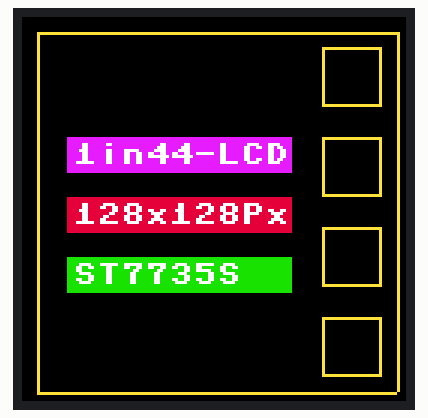
Simulated run of this program. Board: Raspberry Pi Pico running MicroPython. Shown: 128×128 colour display.

Above: at 0.4 s.

The program:

Pico-lcd-1.44.py
```python
from machine import Pin,SPI,PWM
import framebuf
import time

BL = 13
DC = 8
RST = 12
MOSI = 11
SCK = 10
CS = 9


class LCD_1inch44(framebuf.FrameBuffer):
    def __init__(self):
        self.width = 128
        self.height = 128

        self.cs = Pin(CS,Pin.OUT)
        self.rst = Pin(RST,Pin.OUT)

        self.cs(1)
        self.spi = SPI(1)
        self.spi = SPI(1,1000_000)
        self.spi = SPI(1,10000_000,polarity=0, phase=0,sck=Pin(SCK),mosi=Pin(MOSI),miso=None)
        self.dc = Pin(DC,Pin.OUT)
        self.dc(1)
        self.buffer = bytearray(self.height * self.width * 2)
        super().__init__(self.buffer, self.width, self.height, framebuf.RGB565)
        self.init_display()


        self.WHITE  =   0xFFFF
        self.BLACK  =  0x0000
        self.GREEN  =  0x001F
        self.RED    =  0xF800
        self.BLUE   = 0x07E0
        self.GBLUE = 0X07FF
        self.YELLOW = 0xFFE0

    def write_cmd(self, cmd):
        self.cs(1)
        self.dc(0)
        self.cs(0)
        self.spi.write(bytearray([cmd]))
        self.cs(1)

    def write_data(self, buf):
        self.cs(1)
        self.dc(1)
        self.cs(0)
        self.spi.write(bytearray([buf]))
        self.cs(1)

    def init_display(self):
        """Initialize dispaly"""
        self.rst(1)
        self.rst(0)
        self.rst(1)

        self.write_cmd(0x36);
        self.write_data(0x70);

        self.write_cmd(0x3A);
        self.write_data(0x05);

         #ST7735R Frame Rate
        self.write_cmd(0xB1);
        self.write_data(0x01);
        self.write_data(0x2C);
        self.write_data(0x2D);

        self.write_cmd(0xB2);
        self.write_data(0x01);
        self.write_data(0x2C);
        self.write_data(0x2D);

        self.write_cmd(0xB3);
        self.write_data(0x01);
        self.write_data(0x2C);
        self.write_data(0x2D);
        self.write_data(0x01);
        self.write_data(0x2C);
        self.write_data(0x2D);

        self.write_cmd(0xB4); #Column inversion
        self.write_data(0x07);

        #ST7735R Power Sequence
        self.write_cmd(0xC0);
        self.write_data(0xA2);
        self.write_data(0x02);
        self.write_data(0x84);
        self.write_cmd(0xC1);
        self.write_data(0xC5);

        self.write_cmd(0xC2);
        self.write_data(0x0A);
        self.write_data(0x00);

        self.write_cmd(0xC3);
        self.write_data(0x8A);
        self.write_data(0x2A);
        self.write_cmd(0xC4);
        self.write_data(0x8A);
        self.write_data(0xEE);

        self.write_cmd(0xC5); #VCOM
        self.write_data(0x0E);

        #ST7735R Gamma Sequence
        self.write_cmd(0xe0);
        self.write_data(0x0f);
        self.write_data(0x1a);
        self.write_data(0x0f);
        self.write_data(0x18);
        self.write_data(0x2f);
        self.write_data(0x28);
        self.write_data(0x20);
        self.write_data(0x22);
        self.write_data(0x1f);
        self.write_data(0x1b);
        self.write_data(0x23);
        self.write_data(0x37);
        self.write_data(0x00);
        self.write_data(0x07);
        self.write_data(0x02);
        self.write_data(0x10);

        self.write_cmd(0xe1);
        self.write_data(0x0f);
        self.write_data(0x1b);
        self.write_data(0x0f);
        self.write_data(0x17);
        self.write_data(0x33);
        self.write_data(0x2c);
        self.write_data(0x29);
        self.write_data(0x2e);
        self.write_data(0x30);
        self.write_data(0x30);
        self.write_data(0x39);
        self.write_data(0x3f);
        self.write_data(0x00);
        self.write_data(0x07);
        self.write_data(0x03);
        self.write_data(0x10);

        self.write_cmd(0xF0); #Enable test command
        self.write_data(0x01);

        self.write_cmd(0xF6); #Disable ram power save mode
        self.write_data(0x00);
            #sleep out
        self.write_cmd(0x11);
        #Turn on the LCD display
        self.write_cmd(0x29);

    def show(self):
        self.write_cmd(0x2A)
        self.write_data(0x00)
        self.write_data(0x01)
        self.write_data(0x00)
        self.write_data(0x80)

        self.write_cmd(0x2B)
        self.write_data(0x00)
        self.write_data(0x02)
        self.write_data(0x00)
        self.write_data(0x82)

        self.write_cmd(0x2C)

        self.cs(1)
        self.dc(1)
        self.cs(0)
        self.spi.write(self.buffer)
        self.cs(1)

if __name__=='__main__':
    pwm = PWM(Pin(BL))
    pwm.freq(1000)
    pwm.duty_u16(32768)#max 65535

    LCD = LCD_1inch44()
    #color BRG
    LCD.fill(LCD.BLACK)

    LCD.show()

    LCD.fill_rect(15,40,75,12,LCD.YELLOW)
    LCD.rect(15,40,75,12,LCD.YELLOW)
    LCD.text("1in44-LCD",17,42,LCD.WHITE)

    LCD.fill_rect(15,60,75,12,LCD.BLUE)
    LCD.rect(15,60,75,12,LCD.BLUE)
    LCD.text("128x128Px ",17,62,LCD.WHITE)

    LCD.fill_rect(15,80,75,12,LCD.GREEN)
    LCD.rect(15,80,75,12,LCD.GREEN)
    LCD.text("ST7735S",17,82,LCD.WHITE)

    LCD.hline(5,5,120,LCD.GBLUE)
    LCD.hline(5,125,120,LCD.GBLUE)
    LCD.vline(5,5,120,LCD.GBLUE)
    LCD.vline(125,5,120,LCD.GBLUE)

    LCD.show()

    key0 = Pin(15,Pin.IN,Pin.PULL_UP)
    key1 = Pin(17,Pin.IN,Pin.PULL_UP)
    key2 = Pin(2 ,Pin.IN,Pin.PULL_UP)
    key3 = Pin(3 ,Pin.IN,Pin.PULL_UP)

    while(1):
        if(key0.value() == 0):
            LCD.fill_rect(100,100,20,20,LCD.GBLUE)
        else :
            LCD.fill_rect(100,100,20,20,LCD.BLACK)
            LCD.rect(100,100,20,20,LCD.GBLUE)

        if(key1.value() == 0):
            LCD.fill_rect(100,70,20,20,LCD.GBLUE)
        else :
            LCD.fill_rect(100,70,20,20,LCD.BLACK)
            LCD.rect(100,70,20,20,LCD.GBLUE)

        if(key2.value() == 0):
            LCD.fill_rect(100,40,20,20,LCD.GBLUE)
        else :
            LCD.fill_rect(100,40,20,20,LCD.BLACK)
            LCD.rect(100,40,20,20,LCD.GBLUE)
        if(key3.value() == 0):

            LCD.fill_rect(100,10,20,20,LCD.GBLUE)
        else :
            LCD.fill_rect(100,10,20,20,LCD.BLACK)
            LCD.rect(100,10,20,20,LCD.GBLUE)

        LCD.show()
    time.sleep(1)
    LCD.fill(0xFFFF)
```
